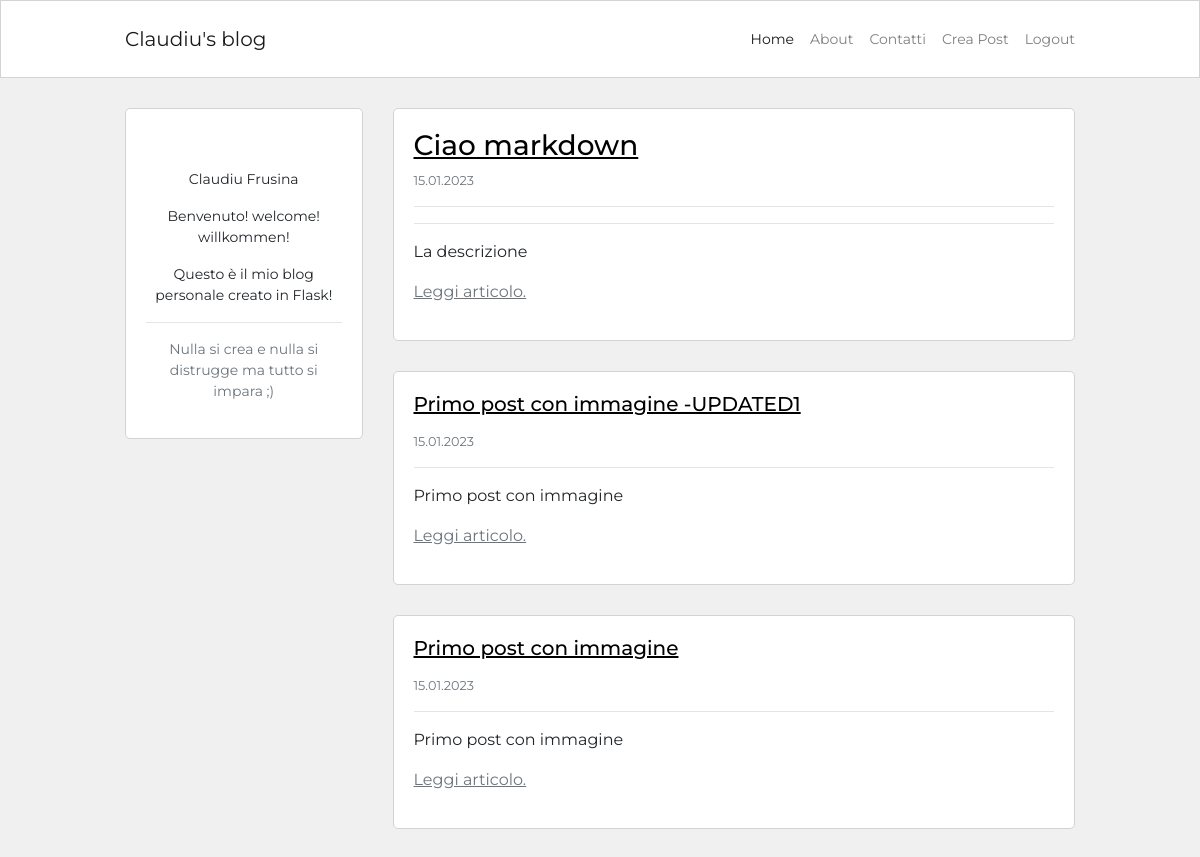
The app's page / (signed in) with its own data.
### blog/models.py (models this page shows, shortened)
class Post(db.Model):
    id = db.Column(db.Integer, primary_key=True)
    user_id = db.Column(db.Integer, db.ForeignKey('user.id'), nullable=False)
    created_at = db.Column(db.DateTime, default=datetime.now)
    title = db.Column(db.String(120), nullable=False)
    description = db.Column(db.String(240))
    body = db.Column(db.Text(), nullable=False)
    slug = db.Column(db.String(250))
    image = db.Column(db.String(150))

### blog/routes.py (the view)
@app.route("/")
def homepage():
    page_number = request.args.get('page', 1, type=int)
    posts = Post.query.order_by(Post.created_at.desc()).paginate(page=page_number,
        per_page=app.config["TICKERS_PER_PAGE"], error_out=True)
    if posts.has_next:
        next_page = url_for('homepage', page=posts.next_num)
    else:
        next_page = None
    if posts.has_prev:
        previous_page = url_for('homepage', page=posts.prev_num)
    else:
        previous_page = None
    return render_template("homepage.html", posts=posts, current_page=page_number,
        next_page=next_page, previous_page=previous_page )

### blog/models.py (called while the page is built)
@login_manager.user_loader
def load_user(id):
    return User.query.get(int(id))

### blog/templates/homepage.html (shortened to what this page needs)
{% extends 'base.html' %}
{% block content %}
<div class="container content-container">
    <div class="row no-gutters">
        <div class="col-md-9 order-md-2">
            {% for post in posts.items %}
            <div class="single-post-home">
                <h5>
                    <a class="custom-link" href="{{ url_for('post_detail', post_slug=post.slug) }}" >
                        {{ post.title|markdown }}
                    </a>
                </h5>
                <p class="p-small-two text-muted md-0">
                    {{ post.created_at.strftime('%d.%m.%Y') }}
                </p>
                {% if post.description %}
                <hr>
                <p class="p-small-one text-muted md-0">
                    {{ post.description|markdown }}
                    <a class="read-more" href="{{ url_for('post_detail', post_slug=post.slug) }}">Leggi articolo.</a>
                </p>
                {% endif %}
            </div>
            {% endfor %}
        </div>
        <div class="col-md-3 order-md-1">
            {% include 'about_me_snippet.html' %}
        </div>
    </div>
</div>
{% endblock %}

### blog/static/blog.css (style rules this page uses)
html, body { font-family: 'Montserrat', sans-serif; background-color: #f0f0f0; }
.content-container { max-width: 950px; margin-top: 30px; margin-bottom: 30px; padding: 0px; }
.custom-link { color: #056bc4; text-decoration: underline; }
.single-post-home { background-color: #fff; border: 1px solid #d3d3d3; border-radius: 5px; padding: 20px; margin-bottom: 30px; }
.p-small-one { font-size: 0.875rem; }
.p-small-two { font-size: 0.800rem; }
.custom-link { color: #000; }
.read-more { color: #6c757d; text-decoration: underline; }
@media (min-width: 768px) { .single-post-home { margin-left: 30px; } }

### records on screen
Post: title "Ciao markdown", created_at "15.01.2023", description "La descrizione"
Post: title "Primo post con immagine -UPDATED1", created_at "15.01.2023", description "Primo post con immagine"
Post: title "Primo post con immagine", created_at "15.01.2023", description "Primo post con immagine"
